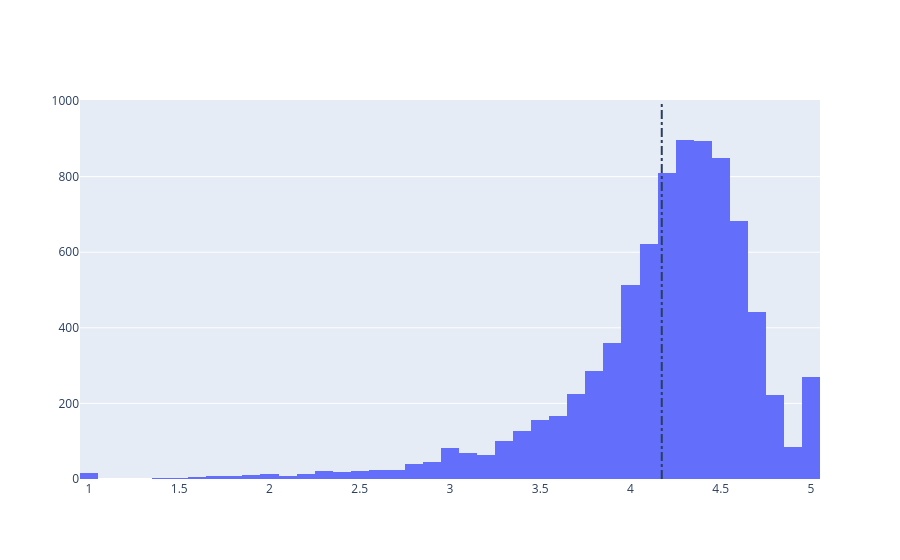

Here is the notebook cell this chart was saved with:
### Code cell
# Average rating of apps
avg_app_rating = apps['Rating'].mean()
print('Average app rating = ', avg_app_rating)

# Distribution of apps according to their ratings
data = [go.Histogram(
        x = apps['Rating']
)]

# Vertical dashed line to indicate the average app rating
layout = {'shapes': [{
              'type' :'line',
              'x0': avg_app_rating,
              'y0': 0,
              'x1': avg_app_rating,
              'y1': 1000,
              'line': { 'dash': 'dashdot'}
          }]
          }

plotly.offline.iplot({'data': data, 'layout': layout})

### Figure 1 — Plotly figure (JSON) as saved in the notebook; plotly's stock layout.template omitted (floating-point values rounded to 4 significant figures; data arrays with more than 128 entries replaced by an {"elided": "..."} marker saying what was removed)
{"data": [{"type": "histogram", "x": {"elided": "9659 float values"}}], "layout": {"shapes": [{"line": {"dash": "dashdot"}, "type": "line", "x0": 4.173, "x1": 4.173, "y0": 0, "y1": 1000}]}}
